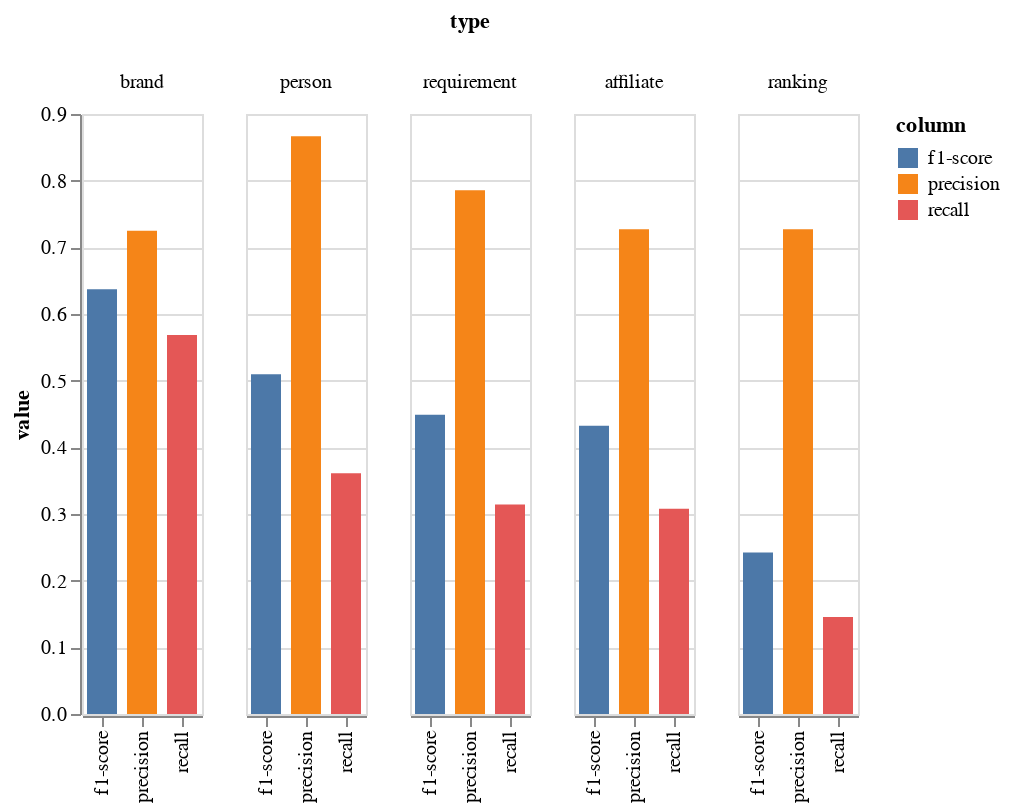

Notebook source saved alongside this figure:
### Code cell
alt.Chart(sato_bottom_5_df.reset_index()).transform_fold(
        ['precision', 'recall', 'f1-score'],
      as_=['column', 'value']
    ).mark_bar(size=15).encode(
    column=alt.Column('type:O', sort=alt.EncodingSortField(
                field="f1-score",  
                order="descending")),
    x = alt.X('column:N',
              title = '',
              ),
    y=alt.Y('value:Q'),
    color='column:N'
)

### Figure 1 — Vega-Lite specification as saved in the notebook (floating-point values rounded to 4 significant figures)
{"config": {"view": {"continuousWidth": 400, "continuousHeight": 300}}, "data": {"name": "data-9d832794e5f70dbf6ca44078715eae3b"}, "mark": {"type": "bar", "size": 15}, "encoding": {"color": {"field": "column", "type": "nominal"}, "column": {"field": "type", "sort": {"field": "f1-score", "order": "descending"}, "type": "ordinal"}, "x": {"field": "column", "title": "", "type": "nominal"}, "y": {"field": "value", "type": "quantitative"}}, "transform": [{"fold": ["precision", "recall", "f1-score"], "as": ["column", "value"]}], "$schema": "https://vega.github.io/schema/vega-lite/v4.17.0.json", "datasets": {"data-9d832794e5f70dbf6ca44078715eae3b": [{"type": "brand", "precision": 0.7248, "recall": 0.5683, "f1-score": 0.6371, "support": 139}, {"type": "person", "precision": 0.8667, "recall": 0.3611, "f1-score": 0.5098, "support": 36}, {"type": "requirement", "precision": 0.7857, "recall": 0.3143, "f1-score": 0.449, "support": 35}, {"type": "affiliate", "precision": 0.7273, "recall": 0.3077, "f1-score": 0.4324, "support": 26}, {"type": "ranking", "precision": 0.7273, "recall": 0.1455, "f1-score": 0.2424, "support": 55}]}}
